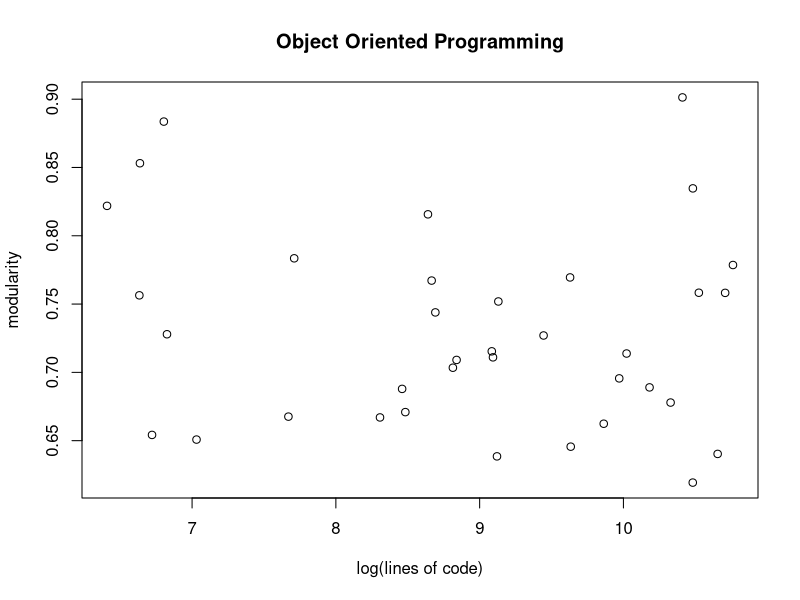
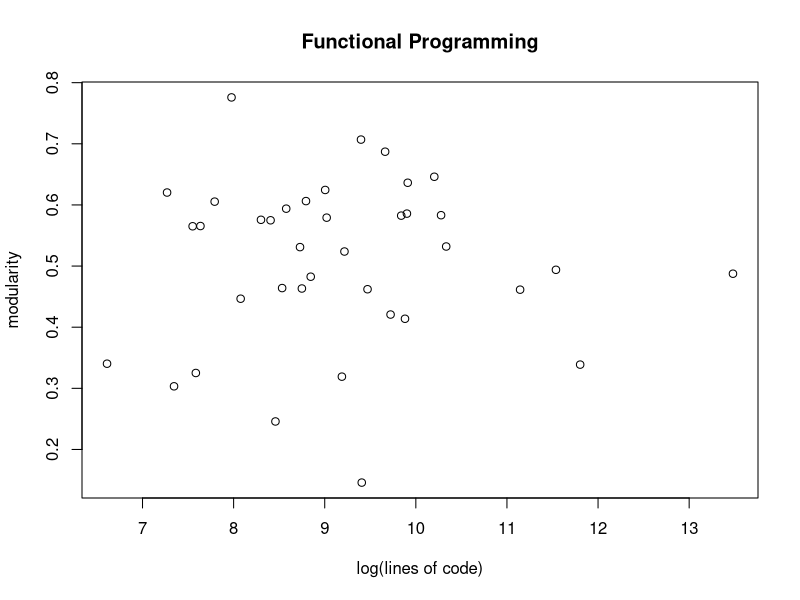
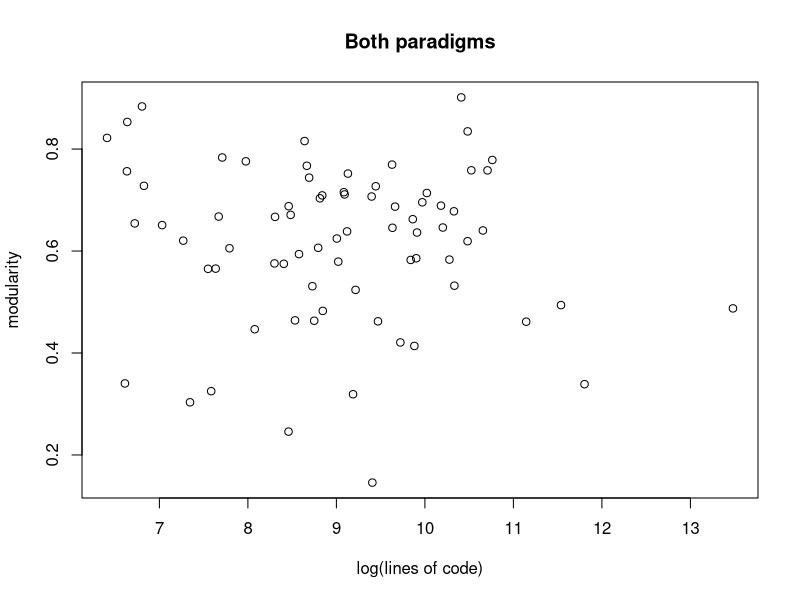

Recreate these plots in R, in order.





mod_fp <- c(0.4826,0.4875,0.3403,0.2458,0.6363,0.4939,0.6203,0.4621,0.4138,0.6054,0.5320,0.5825,0.5832,0.5749,0.7069,0.5792,0.5655,0.4633,0.4207,0.3388,0.6245,0.5310,0.4466,0.4614,0.3251,0.6063,0.5651,0.4640,0.5238,0.7759,0.6871,0.5939,0.3033,0.5757,0.3191,0.1458,0.5858,0.6461)

mod_oop <- c(0.8347,0.6542,0.7835,0.8219,0.7564,0.6508,0.6670,0.6385,0.7583,0.9013,0.6779,0.7138,0.8836,0.7270,0.8157,0.7034,0.7110,0.6709,0.7439,0.7672,0.7154,0.7519,0.6193,0.7091,0.6403,0.6890,0.7582,0.7695,0.6456,0.7279,0.8531,0.6879,0.6956,0.7786,0.6624,0.6676)


lines_oop <- c(35702 ,830 ,2231 ,607 ,760 ,1131 ,4052 ,9142 ,37216 ,33209 ,30578 ,22516 ,901 ,12640 ,5656 ,6727 ,8891 ,4833 ,5955 ,5803 ,8817 ,9229 ,35676 ,6902 ,42417 ,26413 ,44691 ,15199 ,15267 ,921 ,763 ,4726 ,21393 ,47185 ,19207 ,2143)

lines_fp <- c(6948 ,715531 ,743 ,4718 ,20151 ,102525 ,1436 ,12963 ,19556 ,2421 ,30740 ,18763 ,29058 ,4472 ,12066 ,8277 ,2071 ,6306 ,16691 ,133740 ,8144 ,6178 ,3220 ,69179 ,1969 ,6596 ,1901 ,5077 ,10062 ,2913 ,15725 ,5310 ,1550 ,4025 ,9783 ,12166 ,19971 ,26975)




mod <- c(mod_fp,mod_oop)
lines <- c(lines_fp,lines_oop)

plot(log(lines_oop),mod_oop, xlab = "log(lines of code)", ylab = "modularity", main="Object Oriented Programming")
plot(log(lines_fp),mod_fp, xlab = "log(lines of code)", ylab = "modularity", main="Functional Programming")


plot(log(lines),mod,xlab = "log(lines of code)", ylab = "modularity", main="Both paradigms")

df <- data.frame(log(lines), mod)


nullModel<-lm(df$mod~1,df)
summary(nullModel)

alternativeModel<-lm(df$mod~df$log.lines.,df)
summary(alternativeModel)


anova(nullModel,alternativeModel)



t.test(mod_fp,mod_oop)



